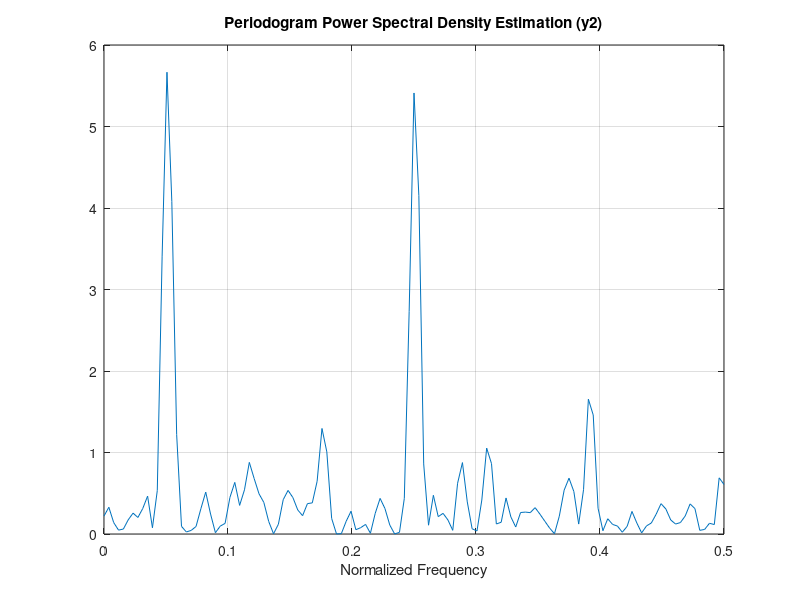
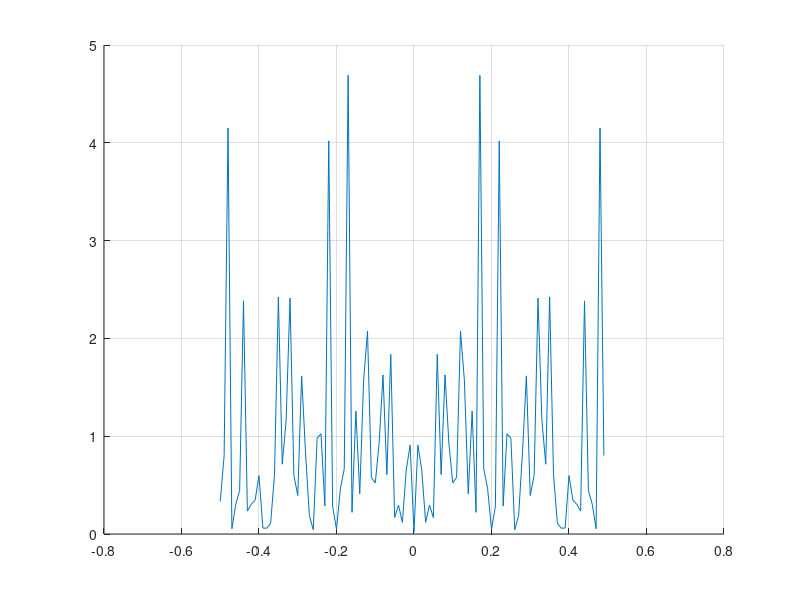

These charts were generated, in order, by the following MATLAB code:
clear;clc;
load('SinusInNoise1.mat');

N=length(y1);
frequencies=(-N/2:N/2-1)/N;

p1=abs(fft(y1)).^2/length(y1); %计算频谱

sigma_w=1; 
white_noise = sigma_w*randn(size(y1));
h2=white_noise+sin(2*pi*0.05*frequencies)+sin(2*pi*0.25*frequencies);

p_white_noise = power(abs(fft(white_noise)),2) / length(white_noise);
p_h2=abs(fft(h2)).^2/length(h2);

figure(1)
%subplot(2,1,1)
[yt,xt]=periodogram(y1);
x3=xt./(2*pi);
plot(x3,yt);
grid on;
xlabel('Normalized Frequency');
%ylabel('Power');
title('Periodogram Power Spectral Density Estimation (y1)');
%subplot(2,1,2)
[yd,xd]=periodogram(y2);
x4=xd./(2*pi);
plot(x4,yd);
grid on;
xlabel('Normalized Frequency');
%ylabel('Power');
title('Periodogram Power Spectral Density Estimation (y2)');


figure(2)
% plot(frequencies, p1);
% xlabel('频率');
% ylabel('功率谱');
% title('离散序列的周期图');
grid on;
hold on
plot(frequencies, p_white_noise);
grid on;
